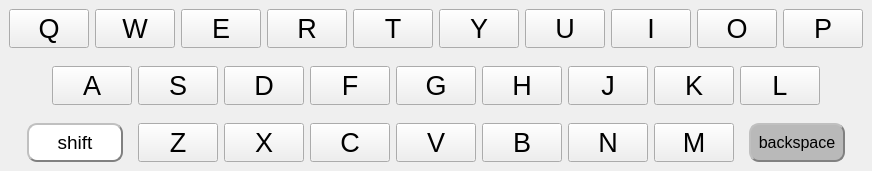
        <widget class="QWidget" name="page">
         <layout class="QGridLayout" name="gridLayout_2">
          <property name="leftMargin">
           <number>9</number>
          </property>
          <property name="topMargin">
           <number>0</number>
          </property>
          <property name="rightMargin">
           <number>9</number>
          </property>
          <property name="bottomMargin">
           <number>0</number>
          </property>
          <property name="spacing">
           <number>0</number>
          </property>
          <item row="0" column="0">
           <widget class="QWidget" name="wRow0" native="true">
            <layout class="QGridLayout" name="gridLayout_4">
             <property name="leftMargin">
              <number>0</number>
             </property>
             <property name="rightMargin">
              <number>0</number>
             </property>
             <item row="0" column="7">
              <widget class="QPushButton" name="btnI">
               <property name="sizePolicy">
                <sizepolicy hsizetype="Minimum" vsizetype="Minimum">
                 <horstretch>0</horstretch>
                 <verstretch>0</verstretch>
                </sizepolicy>
               </property>
               <property name="font">
                <font>
                 <pointsize>20</pointsize>
                </font>
               </property>
               <property name="focusPolicy">
                <enum>Qt::NoFocus</enum>
               </property>
               <property name="text">
                <string>I</string>
               </property>
              </widget>
             </item>
             <item row="0" column="0">
              <widget class="QPushButton" name="btnQ">
               <property name="sizePolicy">
                <sizepolicy hsizetype="Minimum" vsizetype="Minimum">
                 <horstretch>0</horstretch>
                 <verstretch>0</verstretch>
                </sizepolicy>
               </property>
               <property name="font">
                <font>
                 <pointsize>20</pointsize>
                </font>
               </property>
               <property name="focusPolicy">
                <enum>Qt::NoFocus</enum>
               </property>
               <property name="text">
                <string>Q</string>
               </property>
              </widget>
             </item>
             <item row="0" column="9">
              <widget class="QPushButton" name="btnP">
               <property name="sizePolicy">
                <sizepolicy hsizetype="Minimum" vsizetype="Minimum">
                 <horstretch>0</horstretch>
                 <verstretch>0</verstretch>
                </sizepolicy>
               </property>
               <property name="font">
                <font>
                 <pointsize>20</pointsize>
                </font>
               </property>
               <property name="focusPolicy">
                <enum>Qt::NoFocus</enum>
               </property>
               <property name="text">
                <string>P</string>
               </property>
              </widget>
             </item>
             <item row="0" column="2">
              <widget class="QPushButton" name="btnE">
               <property name="sizePolicy">
                <sizepolicy hsizetype="Minimum" vsizetype="Minimum">
                 <horstretch>0</horstretch>
                 <verstretch>0</verstretch>
                </sizepolicy>
               </property>
               <property name="font">
                <font>
                 <pointsize>20</pointsize>
                </font>
               </property>
               <property name="focusPolicy">
                <enum>Qt::NoFocus</enum>
               </property>
               <property name="text">
                <string>E</string>
               </property>
              </widget>
             </item>
             <item row="0" column="6">
              <widget class="QPushButton" name="btnU">
               <property name="sizePolicy">
                <sizepolicy hsizetype="Minimum" vsizetype="Minimum">
                 <horstretch>0</horstretch>
                 <verstretch>0</verstretch>
                </sizepolicy>
               </property>
               <property name="font">
                <font>
                 <pointsize>20</pointsize>
                </font>
               </property>
               <property name="focusPolicy">
                <enum>Qt::NoFocus</enum>
               </property>
               <property name="text">
                <string>U</string>
               </property>
              </widget>
             </item>
             <item row="0" column="4">
              <widget class="QPushButton" name="btnT">
               <property name="sizePolicy">
                <sizepolicy hsizetype="Minimum" vsizetype="Minimum">
                 <horstretch>0</horstretch>
                 <verstretch>0</verstretch>
                </sizepolicy>
               </property>
               <property name="font">
                <font>
                 <pointsize>20</pointsize>
                </font>
               </property>
               <property name="focusPolicy">
                <enum>Qt::NoFocus</enum>
               </property>
               <property name="text">
                <string>T</string>
               </property>
              </widget>
             </item>
             <item row="0" column="5">
              <widget class="QPushButton" name="btnY">
               <property name="sizePolicy">
                <sizepolicy hsizetype="Minimum" vsizetype="Minimum">
                 <horstretch>0</horstretch>
                 <verstretch>0</verstretch>
                </sizepolicy>
               </property>
               <property name="font">
                <font>
                 <pointsize>20</pointsize>
                </font>
               </property>
               <property name="focusPolicy">
                <enum>Qt::NoFocus</enum>
               </property>
               <property name="text">
                <string>Y</string>
               </property>
              </widget>
             </item>
             <item row="0" column="8">
              <widget class="QPushButton" name="btnO">
               <property name="sizePolicy">
                <sizepolicy hsizetype="Minimum" vsizetype="Minimum">
                 <horstretch>0</horstretch>
                 <verstretch>0</verstretch>
                </sizepolicy>
               </property>
               <property name="font">
                <font>
                 <pointsize>20</pointsize>
                </font>
               </property>
               <property name="focusPolicy">
                <enum>Qt::NoFocus</enum>
               </property>
               <property name="text">
                <string>O</string>
               </property>
              </widget>
             </item>
             <item row="0" column="3">
              <widget class="QPushButton" name="btnR">
               <property name="sizePolicy">
                <sizepolicy hsizetype="Minimum" vsizetype="Minimum">
                 <horstretch>0</horstretch>
                 <verstretch>0</verstretch>
                </sizepolicy>
               </property>
               <property name="font">
                <font>
                 <pointsize>20</pointsize>
                </font>
               </property>
               <property name="focusPolicy">
                <enum>Qt::NoFocus</enum>
               </property>
               <property name="text">
                <string>R</string>
               </property>
              </widget>
             </item>
             <item row="0" column="1">
              <widget class="QPushButton" name="btnW">
               <property name="sizePolicy">
                <sizepolicy hsizetype="Minimum" vsizetype="Minimum">
                 <horstretch>0</horstretch>
                 <verstretch>0</verstretch>
                </sizepolicy>
               </property>
               <property name="font">
                <font>
                 <pointsize>20</pointsize>
                </font>
               </property>
               <property name="focusPolicy">
                <enum>Qt::NoFocus</enum>
               </property>
               <property name="toolTip">
                <string/>
               </property>
               <property name="text">
                <string>W</string>
               </property>
              </widget>
             </item>
            </layout>
           </widget>
          </item>
          <item row="1" column="0">
           <widget class="QWidget" name="wRow1" native="true">
            <layout class="QGridLayout" name="gridLayout_5" columnstretch="1,2,2,2,2,2,2,2,2,2,1" columnminimumwidth="1,2,2,2,2,2,2,2,2,2,1">
             <item row="0" column="0">
              <widget class="QWidget" name="widget" native="true">
               <property name="minimumSize">
                <size>
                 <width>20</width>
                 <height>0</height>
                </size>
               </property>
              </widget>
             </item>
             <item row="0" column="1">
              <widget class="QPushButton" name="btnA">
               <property name="sizePolicy">
                <sizepolicy hsizetype="Minimum" vsizetype="Minimum">
                 <horstretch>0</horstretch>
                 <verstretch>0</verstretch>
                </sizepolicy>
               </property>
               <property name="font">
                <font>
                 <pointsize>20</pointsize>
                </font>
               </property>
               <property name="focusPolicy">
                <enum>Qt::NoFocus</enum>
               </property>
               <property name="text">
                <string>A</string>
               </property>
              </widget>
             </item>
             <item row="0" column="2">
              <widget class="QPushButton" name="btnS">
               <property name="sizePolicy">
                <sizepolicy hsizetype="Minimum" vsizetype="Minimum">
                 <horstretch>0</horstretch>
                 <verstretch>0</verstretch>
                </sizepolicy>
               </property>
               <property name="font">
                <font>
                 <pointsize>20</pointsize>
                </font>
               </property>
               <property name="focusPolicy">
                <enum>Qt::NoFocus</enum>
               </property>
               <property name="text">
                <string>S</string>
               </property>
              </widget>
             </item>
             <item row="0" column="3">
              <widget class="QPushButton" name="btnD">
               <property name="sizePolicy">
                <sizepolicy hsizetype="Minimum" vsizetype="Minimum">
                 <horstretch>0</horstretch>
                 <verstretch>0</verstretch>
                </sizepolicy>
               </property>
               <property name="font">
                <font>
                 <pointsize>20</pointsize>
                </font>
               </property>
               <property name="text">
                <string>D</string>
               </property>
              </widget>
             </item>
             <item row="0" column="4">
              <widget class="QPushButton" name="btnF">
               <property name="sizePolicy">
                <sizepolicy hsizetype="Minimum" vsizetype="Minimum">
                 <horstretch>0</horstretch>
                 <verstretch>0</verstretch>
                </sizepolicy>
               </property>
               <property name="font">
                <font>
                 <pointsize>20</pointsize>
                </font>
               </property>
               <property name="focusPolicy">
                <enum>Qt::NoFocus</enum>
               </property>
               <property name="text">
                <string>F</string>
               </property>
              </widget>
             </item>
             <item row="0" column="5">
              <widget class="QPushButton" name="btnG">
               <property name="sizePolicy">
                <sizepolicy hsizetype="Minimum" vsizetype="Minimum">
                 <horstretch>0</horstretch>
                 <verstretch>0</verstretch>
                </sizepolicy>
               </property>
               <property name="font">
                <font>
                 <pointsize>20</pointsize>
                </font>
               </property>
               <property name="focusPolicy">
                <enum>Qt::NoFocus</enum>
               </property>
               <property name="text">
                <string>G</string>
               </property>
              </widget>
             </item>
             <item row="0" column="6">
              <widget class="QPushButton" name="btnH">
               <property name="sizePolicy">
                <sizepolicy hsizetype="Minimum" vsizetype="Minimum">
                 <horstretch>0</horstretch>
                 <verstretch>0</verstretch>
                </sizepolicy>
               </property>
               <property name="font">
                <font>
                 <pointsize>20</pointsize>
                </font>
               </property>
               <property name="focusPolicy">
                <enum>Qt::NoFocus</enum>
               </property>
               <property name="text">
                <string>H</string>
               </property>
              </widget>
             </item>
             <item row="0" column="7">
              <widget class="QPushButton" name="btnJ">
               <property name="sizePolicy">
                <sizepolicy hsizetype="Minimum" vsizetype="Minimum">
                 <horstretch>0</horstretch>
                 <verstretch>0</verstretch>
                </sizepolicy>
               </property>
               <property name="font">
                <font>
                 <pointsize>20</pointsize>
                </font>
               </property>
               <property name="focusPolicy">
                <enum>Qt::NoFocus</enum>
               </property>
               <property name="text">
                <string>J</string>
               </property>
              </widget>
             </item>
             <item row="0" column="8">
              <widget class="QPushButton" name="btnK">
               <property name="sizePolicy">
                <sizepolicy hsizetype="Minimum" vsizetype="Minimum">
                 <horstretch>0</horstretch>
                 <verstretch>0</verstretch>
                </sizepolicy>
               </property>
               <property name="font">
                <font>
                 <pointsize>20</pointsize>
                </font>
               </property>
               <property name="focusPolicy">
                <enum>Qt::NoFocus</enum>
               </property>
               <property name="text">
                <string>K</string>
               </property>
              </widget>
             </item>
             <item row="0" column="9">
              <widget class="QPushButton" name="btnL">
               <property name="sizePolicy">
                <sizepolicy hsizetype="Minimum" vsizetype="Minimum">
                 <horstretch>0</horstretch>
                 <verstretch>0</verstretch>
                </sizepolicy>
               </property>
               <property name="font">
                <font>
                 <pointsize>20</pointsize>
                </font>
               </property>
               <property name="focusPolicy">
                <enum>Qt::NoFocus</enum>
               </property>
               <property name="text">
                <string>L</string>
               </property>
              </widget>
             </item>
             <item row="0" column="10">
              <widget class="QWidget" name="widget_2" native="true">
               <property name="minimumSize">
                <size>
                 <width>20</width>
                 <height>0</height>
                </size>
               </property>
              </widget>
             </item>
            </layout>
           </widget>
          </item>
          <item row="2" column="0">
           <widget class="QWidget" name="widget_3" native="true">
            <layout class="QGridLayout" name="gridLayout_6" columnstretch="3,2,2,2,2,2,2,2,3" columnminimumwidth="3,2,2,2,2,2,2,2,3">
             <item row="0" column="0">
              <widget class="QWidget" name="widget_4" native="true">
               <layout class="QGridLayout" name="gridLayout_7">
                <property name="topMargin">
                 <number>0</number>
                </property>
                <property name="bottomMargin">
                 <number>0</number>
                </property>
                <item row="0" column="0">
                 <widget class="QPushButton" name="btnShift">
                  <property name="sizePolicy">
                   <sizepolicy hsizetype="Minimum" vsizetype="Minimum">
                    <horstretch>0</horstretch>
                    <verstretch>0</verstretch>
                   </sizepolicy>
                  </property>
                  <property name="font">
                   <font>
                    <pointsize>14</pointsize>
                   </font>
                  </property>
                  <property name="focusPolicy">
                   <enum>Qt::NoFocus</enum>
                  </property>
                  <property name="styleSheet">
                   <string notr="true">
QPushButton 
{
   background-color:rgb(255,255,255);
    border-style: outset;
    border-width: 2px;
    border-radius: 10px;
    border-color: gray;

    padding: 6px;
}

QPushButton:checked
{
   background-color:rgb(185,185,185);
    border-style: outset;
    border-width: 2px;
    border-radius: 10px;
    border-color: gray;

    padding: 6px;
}

</string>
                  </property>
                  <property name="text">
                   <string>shift</string>
                  </property>
                  <property name="checkable">
                   <bool>true</bool>
                  </property>
                  <property name="checked">
                   <bool>false</bool>
                  </property>
                 </widget>
                </item>
               </layout>
              </widget>
             </item>
             <item row="0" column="1">
              <widget class="QPushButton" name="btnZ">
               <property name="sizePolicy">
                <sizepolicy hsizetype="Minimum" vsizetype="Minimum">
                 <horstretch>0</horstretch>
                 <verstretch>0</verstretch>
                </sizepolicy>
               </property>
               <property name="font">
                <font>
                 <pointsize>20</pointsize>
                </font>
               </property>
               <property name="focusPolicy">
                <enum>Qt::NoFocus</enum>
               </property>
               <property name="text">
                <string>Z</string>
               </property>
              </widget>
             </item>
             <item row="0" column="2">
              <widget class="QPushButton" name="btnX">
               <property name="sizePolicy">
                <sizepolicy hsizetype="Minimum" vsizetype="Minimum">
                 <horstretch>0</horstretch>
                 <verstretch>0</verstretch>
                </sizepolicy>
               </property>
               <property name="font">
                <font>
                 <pointsize>20</pointsize>
                </font>
               </property>
               <property name="focusPolicy">
                <enum>Qt::NoFocus</enum>
               </property>
               <property name="text">
                <string>X</string>
               </property>
              </widget>
             </item>
             <item row="0" column="3">
              <widget class="QPushButton" name="btnC">
               <property name="sizePolicy">
                <sizepolicy hsizetype="Minimum" vsizetype="Minimum">
                 <horstretch>0</horstretch>
                 <verstretch>0</verstretch>
                </sizepolicy>
               </property>
               <property name="font">
                <font>
                 <pointsize>20</pointsize>
                </font>
               </property>
               <property name="focusPolicy">
                <enum>Qt::NoFocus</enum>
               </property>
               <property name="styleSheet">
                <string notr="true"/>
               </property>
               <property name="text">
                <string>C</string>
               </property>
              </widget>
             </item>
             <item row="0" column="4">
              <widget class="QPushButton" name="btnV">
               <property name="sizePolicy">
                <sizepolicy hsizetype="Minimum" vsizetype="Minimum">
                 <horstretch>0</horstretch>
                 <verstretch>0</verstretch>
                </sizepolicy>
               </property>
               <property name="font">
                <font>
                 <pointsize>20</pointsize>
                </font>
               </property>
               <property name="focusPolicy">
                <enum>Qt::NoFocus</enum>
               </property>
               <property name="text">
                <string>V</string>
               </property>
              </widget>
             </item>
             <item row="0" column="5">
              <widget class="QPushButton" name="btnB">
               <property name="sizePolicy">
                <sizepolicy hsizetype="Minimum" vsizetype="Minimum">
                 <horstretch>0</horstretch>
                 <verstretch>0</verstretch>
                </sizepolicy>
               </property>
               <property name="font">
                <font>
                 <pointsize>20</pointsize>
                </font>
               </property>
               <property name="focusPolicy">
                <enum>Qt::NoFocus</enum>
               </property>
               <property name="text">
                <string>B</string>
               </property>
              </widget>
             </item>
             <item row="0" column="6">
              <widget class="QPushButton" name="btnN">
               <property name="sizePolicy">
                <sizepolicy hsizetype="Minimum" vsizetype="Minimum">
                 <horstretch>0</horstretch>
                 <verstretch>0</verstretch>
                </sizepolicy>
               </property>
               <property name="font">
                <font>
                 <pointsize>20</pointsize>
                </font>
               </property>
               <property name="focusPolicy">
                <enum>Qt::NoFocus</enum>
               </property>
               <property name="text">
                <string>N</string>
               </property>
              </widget>
             </item>
             <item row="0" column="7">
              <widget class="QPushButton" name="btnM">
               <property name="sizePolicy">
                <sizepolicy hsizetype="Minimum" vsizetype="Minimum">
                 <horstretch>0</horstretch>
                 <verstretch>0</verstretch>
                </sizepolicy>
               </property>
               <property name="font">
                <font>
                 <pointsize>20</pointsize>
                </font>
               </property>
               <property name="focusPolicy">
                <enum>Qt::NoFocus</enum>
               </property>
               <property name="text">
                <string>M</string>
               </property>
              </widget>
             </item>
             <item row="0" column="8">
              <widget class="QWidget" name="widget_5" native="true">
               <layout class="QGridLayout" name="gridLayout_8">
                <property name="topMargin">
                 <number>0</number>
                </property>
                <property name="bottomMargin">
                 <number>0</number>
                </property>
                <item row="0" column="0">
                 <widget class="QPushButton" name="btnSub">
                  <property name="sizePolicy">
                   <sizepolicy hsizetype="Minimum" vsizetype="Minimum">
                    <horstretch>0</horstretch>
                    <verstretch>0</verstretch>
                   </sizepolicy>
                  </property>
                  <property name="font">
                   <font>
                    <pointsize>12</pointsize>
                   </font>
                  </property>
                  <property name="focusPolicy">
                   <enum>Qt::NoFocus</enum>
                  </property>
                  <property name="styleSheet">
                   <string notr="true">QPushButton:pressed
{
   background-color:rgb(255,255,255);
    border-style: outset;
    border-width: 2px;
    border-radius: 10px;
    border-color: gray;

    padding: 6px;
}

QPushButton
{
   background-color:rgb(185,185,185);
    border-style: outset;
    border-width: 2px;
    border-radius: 10px;
    border-color: gray;

    padding: 6px;
}

</string>
                  </property>
                  <property name="text">
                   <string>backspace</string>
                  </property>
                 </widget>
                </item>
               </layout>
              </widget>
             </item>
            </layout>
           </widget>
          </item>
         </layout>
        </widget>
